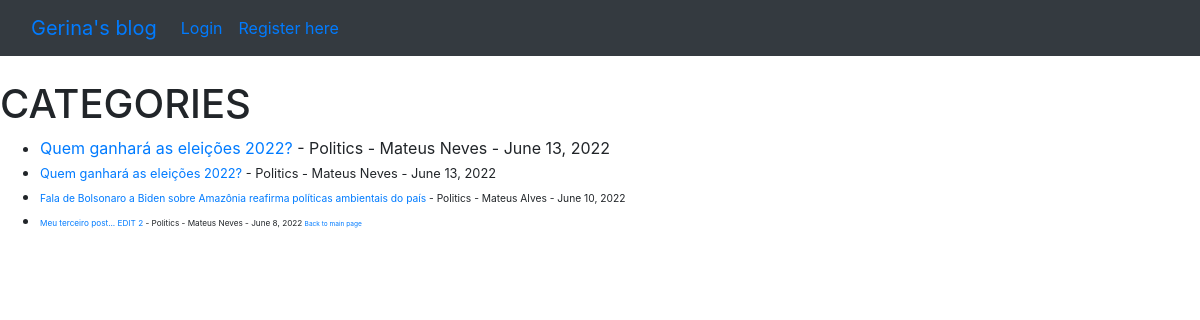
Page /category/Politics/ on the committed database.
### theblog/models.py (models this page shows, shortened)
class Post(models.Model):
    title = models.CharField(max_length=255)
    header_image = models.ImageField(null=True, blank=True, upload_to='images/')
    author = models.ForeignKey(User, on_delete=models.CASCADE)
    body = RichTextField(blank=True, null=True)
    title_tag = models.CharField(max_length=255, default=title)
    post_date = models.DateField(auto_now_add=True)
    category = models.CharField(max_length=255, default='uncategorized')
    summary = models.CharField(max_length=255)
    likes = models.ManyToManyField(User, related_name='blog_post')

### theblog/views.py (the view)
# urls.py: path('category/<str:catego>/', CategoryView, name='category'),
def CategoryView(request, catego):
    category_posts = Post.objects.filter(category=catego).order_by('-post_date')
    return render(request, 'categories.html', {'catego':catego.title(), 'category_posts':category_posts})

### theblog/templates/categories.html (shortened to what this page needs)
{% extends 'base.html' %}
{% block content %}
{% if category_posts %}
    <h1> CATEGORIES</h1>
        <ul>
            {% for post in category_posts %}
                <li><a href="{% url 'article-detail' post.pk %}">{{ post.title }}</a>
                    - {{ post.category }}
                    - {{ post.author.first_name }} {{ post.author.last_name }}
                    - {{ post.post_date }}
                    <small>
            {% endfor %}
            <a href="{% url 'home' %}">Back to main page</a>
        </ul>
{% else %}
    <h1>Sorry, this page doesn't exist</h1>
{% endif %}
{% endblock %}

### rows in the picture
Post: title "Quem ganhará as eleições 2022?", category "Politics", author.first_name "Mateus", author.last_name "Neves", post_date "June 13, 2022"
Post: title "Quem ganhará as eleições 2022?", category "Politics", author.first_name "Mateus", author.last_name "Neves", post_date "June 13, 2022"
Post: title "Fala de Bolsonaro a Biden sobre Amazônia reafirma políticas ambientais do país", category "Politics", author.first_name "Mateus", author.last_name "Alves", post_date "June 10, 2022"
Post: title "Meu terceiro post... EDIT 2", category "Politics", author.first_name "Mateus", author.last_name "Neves", post_date "June 8, 2022"
